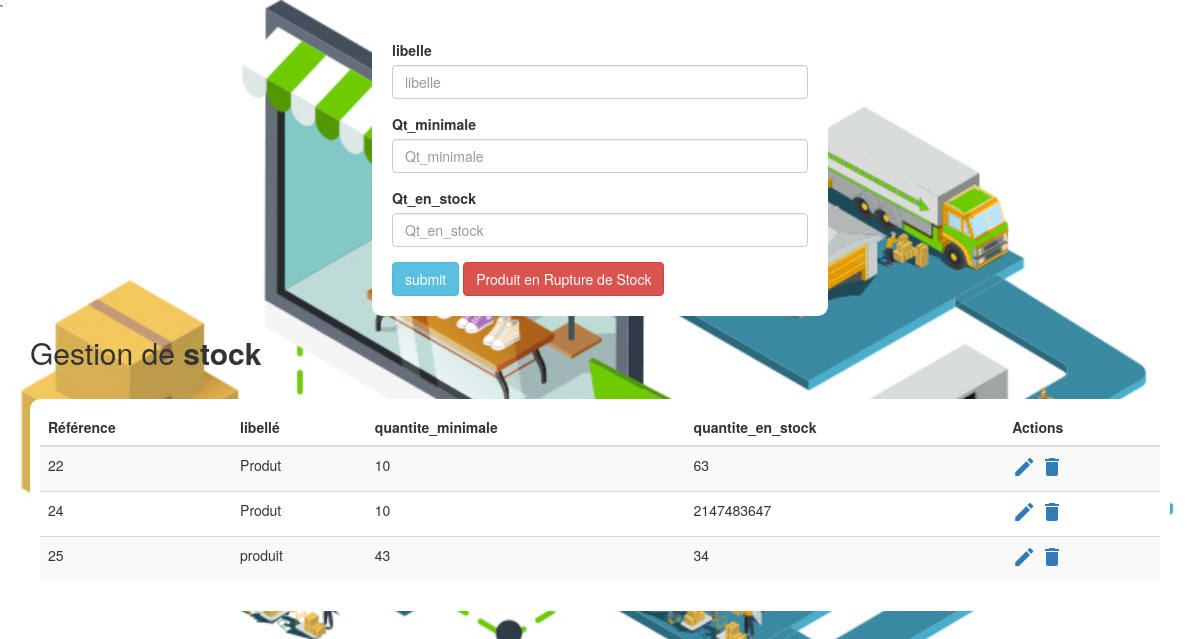
The page / on the database its author committed.
### tables this page shows
CREATE TABLE `produit` (
  `réference` int(11) NOT NULL,
  `libelle` varchar(255) NOT NULL,
  `quantite_minimale` int(11) NOT NULL,
  `quantite_en_stock` int(11) NOT NULL
);

### index.php (the view, shortened to what this page needs)
<!DOCTYPE html>
<html lang="en">
<?php include "head.php";
?>
<body id="body" style="background-image:url('stck.jpg');background-repeat:no-repeat;background-size:cover;">
    <div class="container">
        <div >
            <form style="width: 40%;background-color:white;border-radius: 10px;padding: 20PX;" class="container" action="" method="post">
  <div class="form-group">
    <label for="formGroupExampleInput">libelle</label>
    <input type="text" class="form-control" id="formGroupExampleInput" placeholder="libelle" name="libelle">
  </div>
  <div class="form-group">
    <label for="formGroupExampleInput2">Qt_minimale</label>
    <input type="text" class="form-control" id="formGroupExampleInput2" placeholder="Qt_minimale" name="quantite_minimale">
  </div>
  <div class="form-group">
    <label for="formGroupExampleInput2">Qt_en_stock</label>
    <input type="text" class="form-control" id="formGroupExampleInput2" placeholder="Qt_en_stock" name="quantite_en_stock">
  </div>
  <input type="submit" class="btn btn-info"name="submit" value="submit">
  <input type="submit" class="btn btn-danger"name="filter"  value="Produit en Rupture de Stock">
</form>
        </div>
        <div class="row">
                    <div class="col-sm-6">
                        <h2>Gestion de  <b>stock</b></h2><br>
                    </div>
                </div>
        <div class="table-wrapper" style="background-color:white;border-radius: 10px;padding:10px;">
            <table class="table table-striped table-hover" id="myTable">
                <thead style="background-color:white;">
                    <tr>
                        <th>Référence</th>
                        <th>libellé</th>
                        <th>quantite_minimale</th>
                        <th>quantite_en_stock</th>
                        <th>Actions</th>
                        </tr>
                </thead>
                <?php
$conn = mysqli_connect("localhost","root","","souqstock");
              $sql = "SELECT * FROM produit";
              $result = $conn-> query($sql);
              if($result-> num_rows > 0){
                  while ($row = $result-> fetch_assoc()){
                      ?>
            <td ><?php echo $row["réference"] ?></td>
              <td ><?php echo $row["libelle"] ?></td>
              <td ><?php echo $row["quantite_minimale"] ?></td>
              <td ><?php echo $row["quantite_en_stock"] ?></td>
              <td>
              <a href='update.php?id=<?php echo$row["réference"]?>' class="edit" ><i class="material-icons" title="Edit">&#xE254;</i></a>
              <a href='delete.php?id=<?php echo$row["réference"]?>' class="delete" name="réference"><i class="material-icons" title="Delete" id="delete">&#xE872;</i></a></td>
              <?php
}
              }
              ?>
            </table>
    </div>
    </body>
</html>

### head.php (shortened to what this page needs)
<head>
    <link rel="stylesheet" href="https://maxcdn.bootstrapcdn.com/bootstrap/3.3.7/css/bootstrap.min.css">
    `<link rel="stylesheet" href="https://maxcdn.bootstrapcdn.com/font-awesome/4.7.0/css/font-awesome.min.css">
</head>

### rows shown on the page
produit: réference "22", libelle "Produt", quantite_minimale "10", quantite_en_stock "63"
produit: réference "24", libelle "Produt", quantite_minimale "10", quantite_en_stock "2147483647"
produit: réference "25", libelle "produit", quantite_minimale "43", quantite_en_stock "34"
